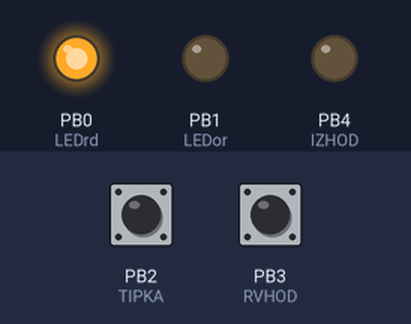
A sketch run on a simulated ATtiny85, built with avr-gcc and run on an emulated ATtiny85. On the bench: output pins drawn as LEDs (lit = HIGH). The inputs (shaded band) are chosen by the test bench; at power-on: PB2 (TIPKA) HIGH, PB3 (RVHOD) HIGH.

Above: at 1.2 s.
1.3 s: PB2 (TIPKA) pulled LOW for 1 s
At 2.4 s:
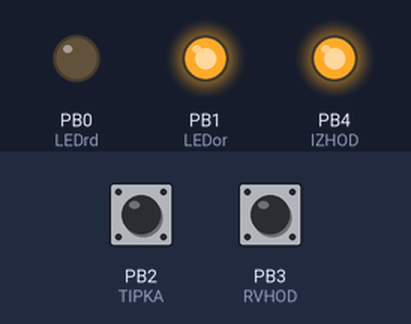
3.8 s: PB2 (TIPKA) pulled LOW for 3.2 s
At 4.7 s:
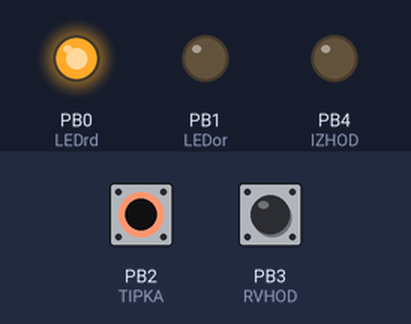
8.5 s: PB3 (RVHOD) pulled LOW for 1 s
At 10.3 s:
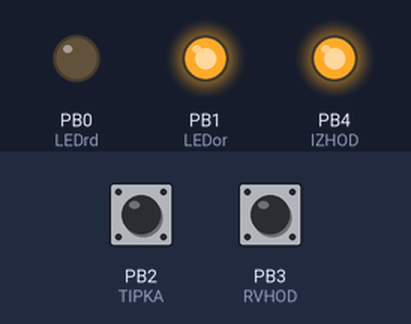
Timing chart, 0 to 11.8 s (numbered marks = the images above; inputs shaded):
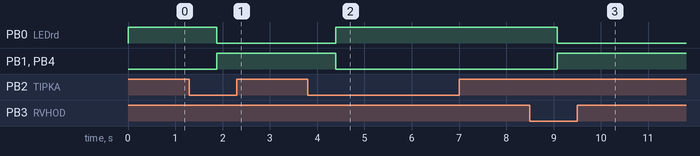

Measured:
- after the input at 1.3 s, PB0 (LEDrd): HIGH → LOW after 0.58 s; PB1 (LEDor), PB4 (IZHOD): LOW → HIGH after 0.58 s
- after the input at 3.8 s, PB0 (LEDrd): LOW → HIGH after 0.59 s; PB1 (LEDor), PB4 (IZHOD): HIGH → LOW after 0.59 s
- after the input at 8.5 s, PB0 (LEDrd): HIGH → LOW after 0.58 s; PB1 (LEDor), PB4 (IZHOD): LOW → HIGH after 0.58 s

The sketch:

Park_senzorji_AtTiny85_alt4_LF.ino
```cpp
// najprej številke pinov na ATTINY85-PU

#define LEDrd 0
#define LEDor 1
#define TIPKA 2
#define IZHOD 4
#define RVHOD 3

//izhodi
boolean ledRD=1;
boolean ledOR=0;
boolean izhod=0;
boolean pizhod=0;
boolean timer=0;
boolean ptimer=0;
boolean pris=0;
boolean ppris=0;
//boolean vklopBL=0;

//izhodi vmesni
boolean ri=0;
boolean ti=0;
//boolean utripajLED=0;
//boolean vrLED=0;

//vhodi
byte t=0;
byte r=0;

//prejšnja stanja
byte pt=0;
byte pr=0;
byte pti=0;
byte pri=0;

//stejemo cas
int iR=0;
int iT=0;
int iP=0;

//drugo

unsigned long stevec=0;
//int stevecBlink=0;

//za utripanje v prisilni OFF poziciji

void setup()
{
  pinMode(LEDrd, OUTPUT);
  pinMode(LEDor, OUTPUT);
  pinMode(TIPKA, INPUT_PULLUP);
  pinMode(IZHOD, OUTPUT);
  pinMode(RVHOD, INPUT_PULLUP);

  digitalWrite(LEDrd, HIGH);
  digitalWrite(LEDor, LOW);
  digitalWrite(IZHOD, LOW);

}

void loop()
{
  //preverimo in zapišemo stanje vhodov
  if(digitalRead(TIPKA)==HIGH) t=0;
  else if(digitalRead(TIPKA)==LOW) t=1;

  if(digitalRead(RVHOD)==HIGH) r=0;
  else if(digitalRead(RVHOD)==LOW) r=1;

  pizhod = digitalRead(IZHOD);
  //-----------------------------------

  if(pr==0 && r==0){
    ri=0;
  }
  else if(pr==0 && r==1){
    ri=0;
    iR=1;
  }
  else if(pr==1 && r==1){
    if(iR>0 && iR<5000){
      iR++;
    }
    else if(iR>=5000){
      ri=1;
      iR=1;
    }
  }
  else if(pr==1 && r==0){
    ri=0;
    iR=0;
  }


  if(pt==0 && t==0){
    ti=0;
  }
  else if(pt==0 && t==1){
    ti=0;
    iT=1;
  }
  else if(pt==1 && t==1){
    if(iT>0 && iT<5000){
      iT++;
    }
    else if(iT>=5000){
      ti=1;
      iT=1;
    }
  }
  else if(pt==1 && t==0){
    ti=0;
    iT=0;
  }

//##############izračun iz Logic Friday####################

izhod = ~ppris&(~ptimer|ptimer)&(~ri&~pri|ri&pri)&(pti&pizhod&(~ti|ti)|ti&~pti&~pizhod)|~pti&(~ppris&~ti&pizhod&(~pri|pri)&(~ptimer&(~ri|ri)|ri&ptimer)|ri&~pizhod&(~ppris&~ti&~pri&ptimer|~ptimer&(~ppris&~ti&~pri|ppris&ti&pri)));
timer = ~ppris&(~pti&~ptimer&(ti&~ri&~pri&~pizhod|~ti&pizhod&(~pri&(~ri|ri)|~ri&pri))|pti&(ti&ri&pri&ptimer&(~pizhod|pizhod)|~ri&~pri&(ptimer&(~pizhod|pizhod)|pizhod&~ptimer)&(~ti|ti)));
pris = ~ppris&ti&~pti&ri&pri&pizhod&~ptimer|ppris&(~ti&~pti&~pizhod&~ptimer&(~ri&~pri|ri&pri)|(pti&~pizhod&~ptimer&(~ri&~pri|ri&pri)|(~pizhod&~ptimer&(ri&~pri|~ri&pri)|(ptimer&(~pizhod|pizhod)|pizhod&~ptimer)&(~pri|pri)&(~ri|ri))&(~pti|pti))&(~ti|ti));

//##############izračun iz Logic Friday####################
  ptimer=0;

  zapisiIzhode(izhod);

  if(timer==1){
    stevec+=1;
    ptimer=0;
    if(stevec==550000){ //150.000 je za ca 12 sekund (12500 na sek), za 1,5 min bi rabil potem 1.125.000
      stevec=0;
      ptimer=1;
    }
  }
  else{
    stevec=0;
  }

//////////////////////////Utripanje LED pri prisilki

if(ppris==1 && pris==1){
  if(iP>=0 && iP<2500){
    iP++;
  }
  else if(iP>=2500 && iP<=3000){
    iP++;
    digitalWrite(LEDor, 1);
  }
  else if(iP>3000){
    digitalWrite(LEDor, 0);
    iP=0;
  }
}
else if(ppris==0 && pris==0){
  iP=0;
}

//////////////////////////Utripanje LED pri prisilki

// zapiši prejšnje vrednosti
  pt=t;
  pr=r;
  pti=ti;
  pri=ri;

  ppris=pris;

}


void zapisiIzhode(boolean izh){
    digitalWrite(IZHOD, izh);
    digitalWrite(LEDrd, !izh);
    digitalWrite(LEDor, izh);

}
```
